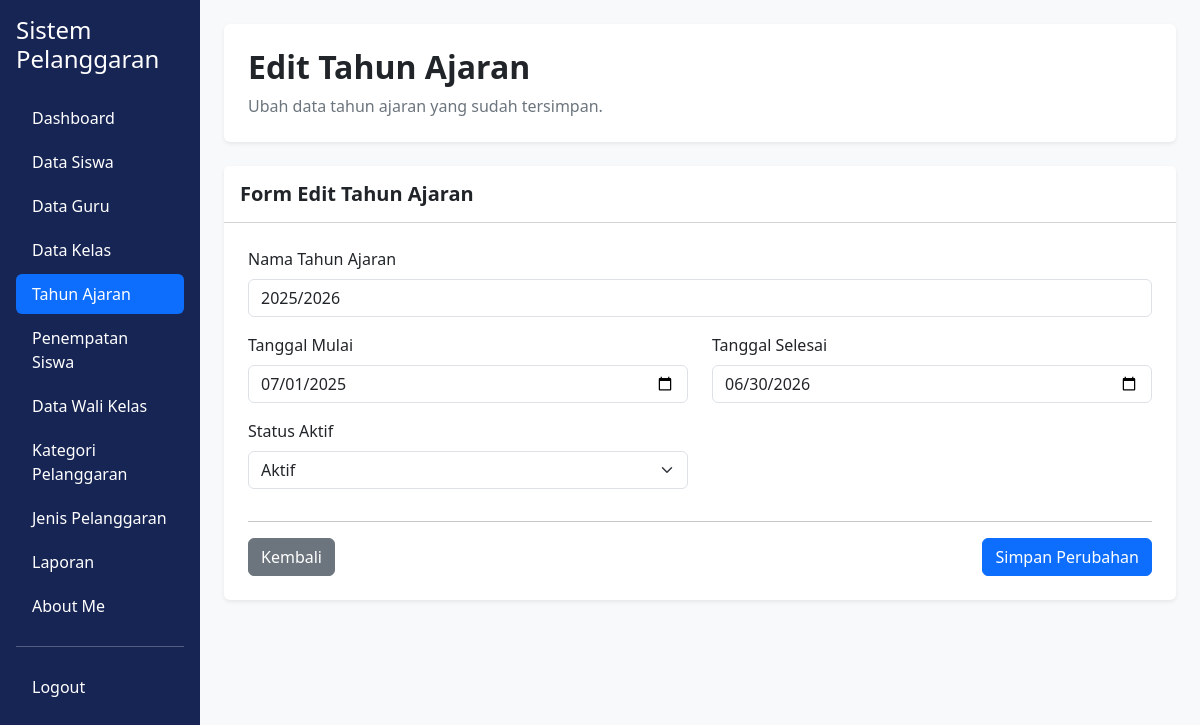
Page /edit_tahun_ajaran.php?id=49 (signed in) on the committed database.
### tables this page shows
CREATE TABLE `t_tahun_ajaran` (
  `id` int(11) NOT NULL,
  `nama` varchar(20) NOT NULL,
  `tanggal_mulai` date NOT NULL,
  `tanggal_selesai` date NOT NULL,
  `status_aktif` tinyint(1) NOT NULL,
  `created_at` timestamp NOT NULL DEFAULT current_timestamp(),
  `updated_at` timestamp NOT NULL DEFAULT current_timestamp()
);

### edit_tahun_ajaran.php (the view, shortened to what this page needs)
<?php
include 'config/koneksi.php';
$id = (int) $_GET['id'];
$query = mysqli_query($koneksi, "SELECT * FROM t_tahun_ajaran WHERE id = $id");
$data = mysqli_fetch_assoc($query);
?>
<!DOCTYPE html>
<html lang="id">
<head>
    <link href="https://cdn.jsdelivr.net/npm/bootstrap@5.3.8/dist/css/bootstrap.min.css" rel="stylesheet">
</head>
<body class="bg-light">
<div class="container-fluid">
<div class="row">
    <div class="col-md-3 col-lg-2 position-fixed top-0 start-0 vh-100 p-3 overflow-auto"
         style="background-color: #172554;">
        <h4 class="text-white mb-4">Sistem Pelanggaran</h4>
        <ul class="nav nav-pills flex-column gap-1">
            <li class="nav-item"><a href="dashboard.php" class="nav-link text-white">Dashboard</a></li>
            <li class="nav-item"><a href="data_siswa.php" class="nav-link text-white">Data Siswa</a></li>
            <li class="nav-item"><a href="data_guru.php" class="nav-link text-white">Data Guru</a></li>
            <li class="nav-item"><a href="data_kelas.php" class="nav-link text-white">Data Kelas</a></li>
            <li class="nav-item"><a href="data_tahun_ajaran.php" class="nav-link active">Tahun Ajaran</a></li>
            <li class="nav-item"><a href="data_penempatan_siswa.php" class="nav-link text-white">Penempatan Siswa</a></li>
            <li class="nav-item"><a href="data_wali_kelas.php" class="nav-link text-white">Data Wali Kelas</a></li>
            <li class="nav-item"><a href="data_kategori_pelanggaran.php" class="nav-link text-white">Kategori Pelanggaran</a></li>
            <li class="nav-item"><a href="data_jenis_pelanggaran.php" class="nav-link text-white">Jenis Pelanggaran</a></li>
            <li class="nav-item"><a href="laporan.php" class="nav-link text-white">Laporan</a></li>
            <li class="nav-item"><a href="about_me.php" class="nav-link text-white">About Me</a></li>
            <hr class="border-white">
            <li class="nav-item"><a href="logout.php" class="nav-link text-white">Logout</a></li>
        </ul>
    </div>
    <main class="col-md-9 col-lg-10 offset-md-3 offset-lg-2 p-4">
        <div class="bg-white rounded shadow-sm p-4 mb-4">
            <h2 class="fw-bold">Edit Tahun Ajaran</h2>
            <p class="text-secondary mb-0">Ubah data tahun ajaran yang sudah tersimpan.</p>
        </div>
        <div class="card shadow-sm border-0">
            <div class="card-header bg-white py-3">
                <h5 class="mb-0 fw-bold">Form Edit Tahun Ajaran</h5>
            </div>
            <div class="card-body p-4">
                <form action="proses_edit_tahun_ajaran.php?id=<?= $id; ?>" method="POST">
                    <div class="mb-3">
                        <label class="form-label">Nama Tahun Ajaran</label>
                        <input type="text" name="nama" class="form-control"
                               value="<?= htmlspecialchars($data['nama']); ?>" required>
                    </div>
                    <div class="row">
                        <div class="col-md-6 mb-3">
                            <label class="form-label">Tanggal Mulai</label>
                            <input type="date" name="tanggal_mulai" class="form-control"
                                   value="<?= htmlspecialchars($data['tanggal_mulai']); ?>" required>
                        </div>
                        <div class="col-md-6 mb-3">
                            <label class="form-label">Tanggal Selesai</label>
                            <input type="date" name="tanggal_selesai" class="form-control"
                                   value="<?= htmlspecialchars($data['tanggal_selesai']); ?>" required>
                        </div>
                    </div>
                    <div class="row">
                        <div class="col-md-6 mb-3">
                            <label class="form-label">Status Aktif</label>
                            <select name="status_aktif" class="form-select" required>
                                <option value="1" <?= $data['status_aktif'] == 1 ? 'selected' : ''; ?>>
                                    Aktif
                                </option>
                            </select>
                        </div>
                    </div>
                    <hr>
                    <div class="d-flex justify-content-between">
                        <a href="data_tahun_ajaran.php" class="btn btn-secondary">Kembali</a>
                        <button type="submit" name="simpan" class="btn btn-primary">
                            Simpan Perubahan
                        </button>
                    </div>
                </form>
            </div>
        </div>
    </main>
</div>
</div>
</body>
</html>

### rows in the picture
t_tahun_ajaran: nama "2025/2026", tanggal_mulai "07/01/2025", tanggal_selesai "06/30/2026", status_aktif "Aktif"
